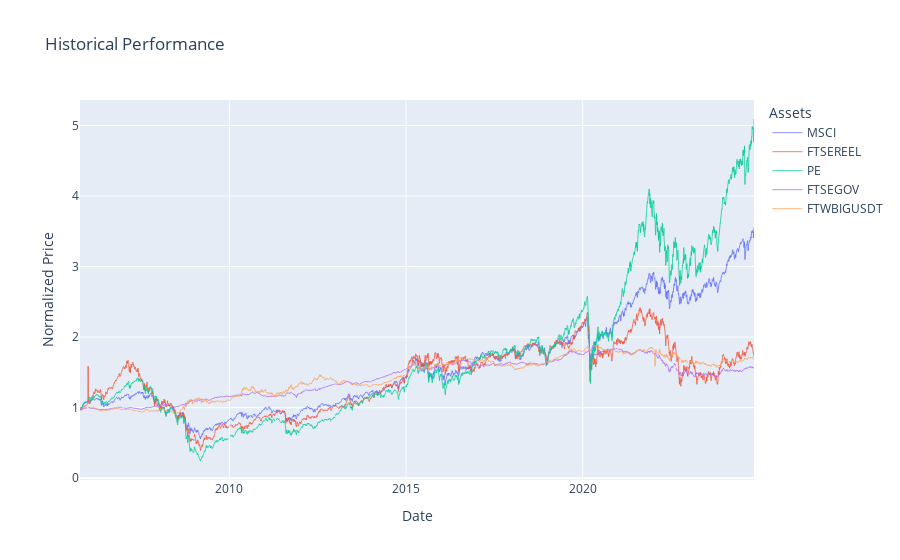

The cell this chart's notebook holds for it:
### Code cell
fig = go.Figure()

for column in df.columns:
    fig.add_trace(go.Scatter(
        x=df.index, y=df[column],
        mode='lines',
        name=column,
        line=dict(width=0.75)
    ))

fig.update_layout(
    title="Historical Performance",
    xaxis_title="Date",
    yaxis_title="Normalized Price",
    legend_title="Assets",
    # template="plotly_dark"
)

fig.show()

### Figure 1 — Plotly figure (JSON) as saved in the notebook; plotly's stock layout.template omitted (floating-point values rounded to 4 significant figures; data arrays with more than 128 entries replaced by an {"elided": "..."} marker saying what was removed)
{"data": [{"line": {"width": 0.75}, "mode": "lines", "name": "MSCI", "type": "scatter", "x": {"elided": "4978 str values"}, "y": {"elided": "4978 float values"}}, {"line": {"width": 0.75}, "mode": "lines", "name": "FTSEREEL", "type": "scatter", "x": {"elided": "4978 str values"}, "y": {"elided": "4978 float values"}}, {"line": {"width": 0.75}, "mode": "lines", "name": "PE", "type": "scatter", "x": {"elided": "4978 str values"}, "y": {"elided": "4978 float values"}}, {"line": {"width": 0.75}, "mode": "lines", "name": "FTSEGOV", "type": "scatter", "x": {"elided": "4978 str values"}, "y": {"elided": "4978 float values"}}, {"line": {"width": 0.75}, "mode": "lines", "name": "FTWBIGUSDT", "type": "scatter", "x": {"elided": "4978 str values"}, "y": {"elided": "4978 float values"}}], "layout": {"legend": {"title": {"text": "Assets"}}, "title": {"text": "Historical Performance"}, "xaxis": {"title": {"text": "Date"}}, "yaxis": {"title": {"text": "Normalized Price"}}}}
